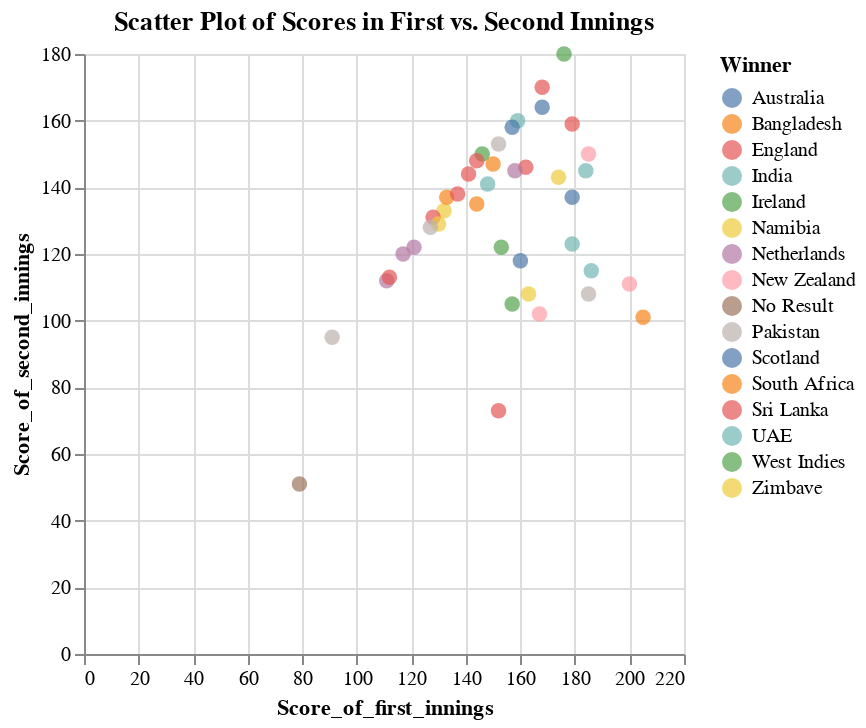

Notebook source saved alongside this figure:
### Code cell
#d) Scatter Chart for Scores in First vs. Second Innings
# Create a scatter plot
scatter_scores = alt.Chart(data).mark_circle(size=60).encode(
    x='Score_of_first_innings',
    y='Score_of_second_innings',
    color='Winner',
    tooltip=['Match_id', 'Team_1', 'Team_2', 'Score_of_first_innings', 'Score_of_second_innings', 'Winner']
).properties(
    title='Scatter Plot of Scores in First vs. Second Innings'
)

scatter_scores

### Figure 1 — Vega-Lite specification as saved in the notebook (floating-point values rounded to 4 significant figures)
{"config": {"view": {"continuousWidth": 300, "continuousHeight": 300}}, "data": {"name": "data-608c9d7a1774a88503f03692cc20091b"}, "mark": {"type": "circle", "size": 60}, "encoding": {"color": {"field": "Winner", "type": "nominal"}, "tooltip": [{"field": "Match_id", "type": "quantitative"}, {"field": "Team_1", "type": "nominal"}, {"field": "Team_2", "type": "nominal"}, {"field": "Score_of_first_innings", "type": "quantitative"}, {"field": "Score_of_second_innings", "type": "quantitative"}, {"field": "Winner", "type": "nominal"}], "x": {"field": "Score_of_first_innings", "type": "quantitative"}, "y": {"field": "Score_of_second_innings", "type": "quantitative"}}, "title": "Scatter Plot of Scores in First vs. Second Innings", "$schema": "https://vega.github.io/schema/vega-lite/v5.17.0.json", "datasets": {"data-608c9d7a1774a88503f03692cc20091b": [{"Match_id": 1, "Team_1": "Namibia", "Team_2": "Sri Lanka", "Venue": "GMHBA Stadium, South Geelong, Victoria", "Stage": "First Round", "Toss_winner": "Sri Lanka", "Toss_decision": "Field", "Score_of_first_innings": 163.0, "Wkts_in_first_innings": "7", "Score_of_second_innings": 108.0, "Wkts_in_second_innings": "10", "Winner": "Namibia", "Won by": "55 Runs", "Player_of_the_match": "Jan Frylinck"}, {"Match_id": 2, "Team_1": "UAE", "Team_2": "Netherlands ", "Venue": "GMHBA Stadium, South Geelong, Victoria", "Stage": "First Round", "Toss_winner": "UAE", "Toss_decision": "Bat", "Score_of_first_innings": 111.0, "Wkts_in_first_innings": "8", "Score_of_second_innings": 112.0, "Wkts_in_second_innings": "7", "Winner": "Netherlands", "Won by": "3 Wickets", "Player_of_the_match": "Bas de Leede"}, {"Match_id": 3, "Team_1": "Scotland", "Team_2": "West Indies", "Venue": "Bellerive Oval, Hobart", "Stage": "First Round", "Toss_winner": "West Indies", "Toss_decision": "Field", "Score_of_first_innings": 160.0, "Wkts_in_first_innings": "5", "Score_of_second_innings": 118.0, "Wkts_in_second_innings": "10", "Winner": "Scotland", "Won by": "42 Runs", "Player_of_the_match": "George Munsey"}, {"Match_id": 4, "Team_1": "Zimbave", "Team_2": "Ireland", "Venue": "Bellerive Oval, Hobart", "Stage": "First Round", "Toss_winner": "Ireland", "Toss_decision": "Field", "Score_of_first_innings": 174.0, "Wkts_in_first_innings": "7", "Score_of_second_innings": 143.0, "Wkts_in_second_innings": "9", "Winner": "Zimbave", "Won by": "31 Runs", "Player_of_the_match": "Sikandar Raza"}, {"Match_id": 5, "Team_1": "Namibia", "Team_2": "Netherlands ", "Venue": "GMHBA Stadium, South Geelong, Victoria", "Stage": "First Round", "Toss_winner": "Namibia", "Toss_decision": "Bat", "Score_of_first_innings": 121.0, "Wkts_in_first_innings": "6", "Score_of_second_innings": 122.0, "Wkts_in_second_innings": "5", "Winner": "Netherlands", "Won by": "5 Wickets", "Player_of_the_match": "\nBas de Leede"}, {"Match_id": 6, "Team_1": "Sri Lanka", "Team_2": "UAE", "Venue": "GMHBA Stadium, South Geelong, Victoria", "Stage": "First Round", "Toss_winner": "UAE", "Toss_decision": "Field", "Score_of_first_innings": 152.0, "Wkts_in_first_innings": "8", "Score_of_second_innings": 73.0, "Wkts_in_second_innings": "10", "Winner": "Sri Lanka", "Won by": "79 Runs", "Player_of_the_match": "Pathum Nissanka"}, {"Match_id": 7, "Team_1": "Scotland", "Team_2": "Ireland", "Venue": "Bellerive Oval, Hobart", "Stage": "First Round", "Toss_winner": "Scotland", "Toss_decision": "Bat", "Score_of_first_innings": 176.0, "Wkts_in_first_innings": "5", "Score_of_second_innings": 180.0, "Wkts_in_second_innings": "4", "Winner": "Ireland", "Won by": "6 Wickets", "Player_of_the_match": "Curtis Campher"}, {"Match_id": 8, "Team_1": "West Indies", "Team_2": "Zimbave", "Venue": "Bellerive Oval, Hobart", "Stage": "First Round", "Toss_winner": "West Indies", "Toss_decision": "Bat", "Score_of_first_innings": 153.0, "Wkts_in_first_innings": "7", "Score_of_second_innings": 122.0, "Wkts_in_second_innings": "10", "Winner": "West Indies", "Won by": "31 Runs", "Player_of_the_match": "Alzarri Joseph"}, {"Match_id": 9, "Team_1": "Sri Lanka", "Team_2": "Netherlands ", "Venue": "GMHBA Stadium, South Geelong, Victoria", "Stage": "First Round", "Toss_winner": "Sri Lanka", "Toss_decision": "Bat", "Score_of_first_innings": 162.0, "Wkts_in_first_innings": "6", "Score_of_second_innings": 146.0, "Wkts_in_second_innings": "9", "Winner": "Sri Lanka", "Won by": "16 Runs", "Player_of_the_match": "Kusal Mendis"}, {"Match_id": 10, "Team_1": "UAE", "Team_2": "Namibia", "Venue": "GMHBA Stadium, South Geelong, Victoria", "Stage": "First Round", "Toss_winner": "UAE", "Toss_decision": "Bat", "Score_of_first_innings": 148.0, "Wkts_in_first_innings": "3", "Score_of_second_innings": 141.0, "Wkts_in_second_innings": "8", "Winner": "UAE", "Won by": "7 Runs", "Player_of_the_match": "Muhammad Waseem"}, {"Match_id": 11, "Team_1": "West Indies", "Team_2": "Ireland", "Venue": "Bellerive Oval, Hobart", "Stage": "First Round", "Toss_winner": "West Indies", "Toss_decision": "Bat", "Score_of_first_innings": 146.0, "Wkts_in_first_innings": "5", "Score_of_second_innings": 150.0, "Wkts_in_second_innings": "1", "Winner": "Ireland", "Won by": "9 Wickets", "Player_of_the_match": "Gareth Delany"}, {"Match_id": 12, "Team_1": "Scotland", "Team_2": "Zimbave", "Venue": "Bellerive Oval, Hobart", "Stage": "Group", "Toss_winner": "Scotland", "Toss_decision": "Bat", "Score_of_first_innings": 132.0, "Wkts_in_first_innings": "6", "Score_of_second_innings": 133.0, "Wkts_in_second_innings": "5", "Winner": "Zimbave", "Won by": "5 Wickets", "Player_of_the_match": "Sikandar Raza"}, {"Match_id": 13, "Team_1": "New Zealand", "Team_2": "Australia", "Venue": "Sydney Cricket Ground, Sydney", "Stage": "Group", "Toss_winner": "Australia", "Toss_decision": "Field", "Score_of_first_innings": 200.0, "Wkts_in_first_innings": "3", "Score_of_second_innings": 111.0, "Wkts_in_second_innings": "10", "Winner": "New Zealand", "Won by": "89 Runs", "Player_of_the_match": "Devon Conway"}, {"Match_id": 14, "Team_1": "Afghanistan", "Team_2": "England", "Venue": "Perth Stadium, Perth", "Stage": "Group", "Toss_winner": "England", "Toss_decision": "Field", "Score_of_first_innings": 112.0, "Wkts_in_first_innings": "10", "Score_of_second_innings": 113.0, "Wkts_in_second_innings": "5", "Winner": "England", "Won by": "5 Wickets", "Player_of_the_match": "Sam Curran"}, {"Match_id": 15, "Team_1": "Ireland", "Team_2": "Sri Lanka", "Venue": "Bellerive Oval, Hobart", "Stage": "Group", "Toss_winner": "Ireland", "Toss_decision": "Bat", "Score_of_first_innings": 128.0, "Wkts_in_first_innings": "8", "Score_of_second_innings": 131.0, "Wkts_in_second_innings": "1", "Winner": "Sri Lanka", "Won by": "9 Wickets", "Player_of_the_match": "Kusal Mendis"}, {"Match_id": 16, "Team_1": "Pakistan", "Team_2": "India", "Venue": "Melbourne Cricket Ground, Melbourne", "Stage": "Group", "Toss_winner": "India", "Toss_decision": "Field", "Score_of_first_innings": 159.0, "Wkts_in_first_innings": "8", "Score_of_second_innings": 160.0, "Wkts_in_second_innings": "6", "Winner": "India", "Won by": "4 Wickets", "Player_of_the_match": "Virat Kohli"}, {"Match_id": 17, "Team_1": "Bangladesh", "Team_2": "Netherlands ", "Venue": "Bellerive Oval, Hobart", "Stage": "Group", "Toss_winner": "Netherlands", "Toss_decision": "Field", "Score_of_first_innings": 144.0, "Wkts_in_first_innings": "8", "Score_of_second_innings": 135.0, "Wkts_in_second_innings": "10", "Winner": "Bangladesh", "Won by": "9 Runs", "Player_of_the_match": "Taskin Ahmed"}, {"Match_id": 18, "Team_1": "Zimbave", "Team_2": "South Africa", "Venue": "Bellerive Oval, Hobart", "Stage": "Group", "Toss_winner": "Zimbave", "Toss_decision": "Bat", "Score_of_first_innings": 79.0, "Wkts_in_first_innings": "5", "Score_of_second_innings": 51.0, "Wkts_in_second_innings": "0", "Winner": "No Result", "Won by": "No Result", "Player_of_the_match": "_"}, {"Match_id": 19, "Team_1": "Sri Lanka", "Team_2": "Australia", "Venue": "Perth Stadium, Perth", "Stage": "Group", "Toss_winner": "Australia", "Toss_decision": "Field", "Score_of_first_innings": 157.0, "Wkts_in_first_innings": "6", "Score_of_second_innings": 158.0, "Wkts_in_second_innings": "3", "Winner": "Australia", "Won by": "7 Wickets", "Player_of_the_match": "Marcus Stoinis"}, {"Match_id": 20, "Team_1": "Ireland", "Team_2": "England", "Venue": "Melbourne Cricket Ground, Melbourne", "Stage": "Group", "Toss_winner": "England", "Toss_decision": "Field", "Score_of_first_innings": 157.0, "Wkts_in_first_innings": "10", "Score_of_second_innings": 105.0, "Wkts_in_second_innings": "5", "Winner": "Ireland", "Won by": "5 Runs", "Player_of_the_match": "Andrew Balbirnie"}, {"Match_id": 21, "Team_1": "Afghanistan", "Team_2": "New Zealand", "Venue": "Melbourne Cricket Ground, Melbourne", "Stage": "Group", "Toss_winner": "_", "Toss_decision": "_", "Score_of_first_innings": null, "Wkts_in_first_innings": "_", "Score_of_second_innings": null, "Wkts_in_second_innings": "_", "Winner": "No Result", "Won by": "No Result", "Player_of_the_match": "_"}, {"Match_id": 22, "Team_1": "South Africa", "Team_2": "Bangladesh", "Venue": "Sydney Cricket Ground, Sydney", "Stage": "Group", "Toss_winner": "South Africa", "Toss_decision": "Bat", "Score_of_first_innings": 205.0, "Wkts_in_first_innings": "5", "Score_of_second_innings": 101.0, "Wkts_in_second_innings": "10", "Winner": "South Africa", "Won by": "104 Runs", "Player_of_the_match": "Rilee Rossouw"}, {"Match_id": 23, "Team_1": "India", "Team_2": "Netherlands ", "Venue": "Sydney Cricket Ground, Sydney", "Stage": "Group", "Toss_winner": "India", "Toss_decision": "Bat", "Score_of_first_innings": 179.0, "Wkts_in_first_innings": "2", "Score_of_second_innings": 123.0, "Wkts_in_second_innings": "9", "Winner": "India", "Won by": "56 Runs", "Player_of_the_match": "Suryakumar Yadav"}, {"Match_id": 24, "Team_1": "Zimbave", "Team_2": "Pakistan", "Venue": "Perth Stadium, Perth", "Stage": "Group", "Toss_winner": "Zimbave", "Toss_decision": "Bat", "Score_of_first_innings": 130.0, "Wkts_in_first_innings": "8", "Score_of_second_innings": 129.0, "Wkts_in_second_innings": "8", "Winner": "Zimbave", "Won by": "1 Run", "Player_of_the_match": "Sikandar Raza"}, {"Match_id": 25, "Team_1": "Afghanistan", "Team_2": "Ireland", "Venue": "Melbourne Cricket Ground, Melbourne", "Stage": "Group", "Toss_winner": "_", "Toss_decision": "_", "Score_of_first_innings": null, "Wkts_in_first_innings": "_", "Score_of_second_innings": null, "Wkts_in_second_innings": "_", "Winner": "No Result", "Won by": "No Result", "Player_of_the_match": "_"}, {"Match_id": 26, "Team_1": "Australia", "Team_2": "England", "Venue": "Melbourne Cricket Ground, Melbourne", "Stage": "Group", "Toss_winner": "_", "Toss_decision": "_", "Score_of_first_innings": null, "Wkts_in_first_innings": "_", "Score_of_second_innings": null, "Wkts_in_second_innings": "_", "Winner": "No Result", "Won by": "No Result", "Player_of_the_match": "_"}, {"Match_id": 27, "Team_1": "New Zealand", "Team_2": "Sri Lanka", "Venue": "Sydney Cricket Ground, Sydney", "Stage": "Group", "Toss_winner": "New Zealand", "Toss_decision": "Bat", "Score_of_first_innings": 167.0, "Wkts_in_first_innings": "7", "Score_of_second_innings": 102.0, "Wkts_in_second_innings": "10", "Winner": "New Zealand", "Won by": "65 Runs", "Player_of_the_match": "Glenn phillips"}, {"Match_id": 28, "Team_1": "Bangladesh", "Team_2": "Zimbave", "Venue": "The Gabba, Brisbane", "Stage": "Group", "Toss_winner": "Bangladesh", "Toss_decision": "Bat", "Score_of_first_innings": 150.0, "Wkts_in_first_innings": "7", "Score_of_second_innings": 147.0, "Wkts_in_second_innings": "8", "Winner": "Bangladesh", "Won by": "3 Runs", "Player_of_the_match": "Taskin Ahmed"}, {"Match_id": 29, "Team_1": "Netherlands", "Team_2": "Pakistan", "Venue": "Perth Stadium, Perth", "Stage": "Group", "Toss_winner": "Netherlands", "Toss_decision": "Bat", "Score_of_first_innings": 91.0, "Wkts_in_first_innings": "9", "Score_of_second_innings": 95.0, "Wkts_in_second_innings": "4", "Winner": "Pakistan", "Won by": "6 Wickets", "Player_of_the_match": "Shadab Khan"}, {"Match_id": 30, "Team_1": "India", "Team_2": "South Africa", "Venue": "Perth Stadium, Perth", "Stage": "Group", "Toss_winner": "India", "Toss_decision": "Bat", "Score_of_first_innings": 133.0, "Wkts_in_first_innings": "9", "Score_of_second_innings": 137.0, "Wkts_in_second_innings": "5", "Winner": "South Africa", "Won by": "5 Wickets", "Player_of_the_match": "Lungi Ngidi"}, {"Match_id": 31, "Team_1": "Australia", "Team_2": "Ireland", "Venue": "The Gabba, Brisbane", "Stage": "Group", "Toss_winner": "Ireland", "Toss_decision": "Field", "Score_of_first_innings": 179.0, "Wkts_in_first_innings": "5", "Score_of_second_innings": 137.0, "Wkts_in_second_innings": "10", "Winner": "Australia", "Won by": "42 Runs", "Player_of_the_match": "Aaron Finch"}, {"Match_id": 32, "Team_1": "Afghanistan", "Team_2": "Sri Lanka", "Venue": "The Gabba, Brisbane", "Stage": "Group", "Toss_winner": "Afghanistan", "Toss_decision": "Bat", "Score_of_first_innings": 144.0, "Wkts_in_first_innings": "8", "Score_of_second_innings": 148.0, "Wkts_in_second_innings": "4", "Winner": "Sri Lanka", "Won by": "6 Wickets", "Player_of_the_match": "Wanindu Hasaranga"}, {"Match_id": 33, "Team_1": "England", "Team_2": "New Zealand", "Venue": "The Gabba, Brisbane", "Stage": "Group", "Toss_winner": "England", "Toss_decision": "Bat", "Score_of_first_innings": 179.0, "Wkts_in_first_innings": "6", "Score_of_second_innings": 159.0, "Wkts_in_second_innings": "6", "Winner": "England", "Won by": "20 Runs", "Player_of_the_match": "Jos Buttler"}, {"Match_id": 34, "Team_1": "Zimbave", "Team_2": "Netherlands ", "Venue": "Adelaide Oval, Adelaide", "Stage": "Group", "Toss_winner": "Zimbave", "Toss_decision": "Bat", "Score_of_first_innings": 117.0, "Wkts_in_first_innings": "10", "Score_of_second_innings": 120.0, "Wkts_in_second_innings": "5", "Winner": "Netherlands", "Won by": "5 Wickets", "Player_of_the_match": "Max O'Dowd"}, {"Match_id": 35, "Team_1": "India", "Team_2": "Bangladesh", "Venue": "Adelaide Oval, Adelaide", "Stage": "Group", "Toss_winner": "Bangladesh", "Toss_decision": "Field", "Score_of_first_innings": 184.0, "Wkts_in_first_innings": "6", "Score_of_second_innings": 145.0, "Wkts_in_second_innings": "6", "Winner": "India", "Won by": "5 Runs", "Player_of_the_match": "Virat Kohli"}, {"Match_id": 36, "Team_1": "Pakistan", "Team_2": "South Africa", "Venue": "Sydney Cricket Ground, Sydney", "Stage": "Group", "Toss_winner": "Pakistan", "Toss_decision": "Bat", "Score_of_first_innings": 185.0, "Wkts_in_first_innings": "9", "Score_of_second_innings": 108.0, "Wkts_in_second_innings": "9", "Winner": "Pakistan", "Won by": "33 Runs", "Player_of_the_match": "Shadab Khan"}, {"Match_id": 37, "Team_1": "New Zealand", "Team_2": "Ireland", "Venue": "Adelaide Oval, Adelaide", "Stage": "Group", "Toss_winner": "Ireland", "Toss_decision": "Field", "Score_of_first_innings": 185.0, "Wkts_in_first_innings": "6", "Score_of_second_innings": 150.0, "Wkts_in_second_innings": "9", "Winner": "New Zealand", "Won by": "35 Runs", "Player_of_the_match": "Kane Williamson"}, {"Match_id": 38, "Team_1": "Australia", "Team_2": "Afghanistan", "Venue": "Adelaide Oval, Adelaide", "Stage": "Group", "Toss_winner": "Afghanistan", "Toss_decision": "Field", "Score_of_first_innings": 168.0, "Wkts_in_first_innings": "8", "Score_of_second_innings": 164.0, "Wkts_in_second_innings": "7", "Winner": "Australia", "Won by": "4 Runs", "Player_of_the_match": "Glenn Maxwell"}, {"Match_id": 39, "Team_1": "Sri Lanka", "Team_2": "England", "Venue": "Sydney Cricket Ground, Sydney", "Stage": "Group", "Toss_winner": "Sri Lanka", "Toss_decision": "Bat", "Score_of_first_innings": 141.0, "Wkts_in_first_innings": "8", "Score_of_second_innings": 144.0, "Wkts_in_second_innings": "6", "Winner": "England", "Won by": "4 Wickets", "Player_of_the_match": "Adil Rashid"}, {"Match_id": 40, "Team_1": "Netherlands", "Team_2": "South Africa", "Venue": "Adelaide Oval, Adelaide", "Stage": "Group", "Toss_winner": "South Africa", "Toss_decision": "Field", "Score_of_first_innings": 158.0, "Wkts_in_first_innings": "4", "Score_of_second_innings": 145.0, "Wkts_in_second_innings": "8", "Winner": "Netherlands", "Won by": "13 Runs", "Player_of_the_match": "Colin Ackermann"}, {"Match_id": 41, "Team_1": "Bangladesh", "Team_2": "Pakistan", "Venue": "Adelaide Oval, Adelaide", "Stage": "Group", "Toss_winner": "Bangladesh", "Toss_decision": "Bat", "Score_of_first_innings": 127.0, "Wkts_in_first_innings": "8", "Score_of_second_innings": 128.0, "Wkts_in_second_innings": "5", "Winner": "Pakistan", "Won by": "5 Wickets", "Player_of_the_match": "Shaheen Afridi"}, {"Match_id": 42, "Team_1": "India", "Team_2": "Zimbave", "Venue": "Melbourne Cricket Ground, Melbourne", "Stage": "Group", "Toss_winner": "India", "Toss_decision": "Bat", "Score_of_first_innings": 186.0, "Wkts_in_first_innings": "5", "Score_of_second_innings": 115.0, "Wkts_in_second_innings": "10", "Winner": "India", "Won by": "71 Runs", "Player_of_the_match": "Suryakumar Yadav"}, {"Match_id": 43, "Team_1": "New Zealand", "Team_2": "Pakistan", "Venue": "Sydney Cricket Ground, Sydney", "Stage": "Semi Final", "Toss_winner": "New Zealand", "Toss_decision": "Bat", "Score_of_first_innings": 152.0, "Wkts_in_first_innings": "4", "Score_of_second_innings": 153.0, "Wkts_in_second_innings": "3", "Winner": "Pakistan", "Won by": "7 Wickets", "Player_of_the_match": "Mohammed Rizwan"}, {"Match_id": 44, "Team_1": "India", "Team_2": "England", "Venue": "Adelaide Oval, Adelaide", "Stage": "Semi Final", "Toss_winner": "England", "Toss_decision": "Field", "Score_of_first_innings": 168.0, "Wkts_in_first_innings": "6", "Score_of_second_innings": 170.0, "Wkts_in_second_innings": "0", "Winner": "England", "Won by": "10 Wickets", "Player_of_the_match": "Alex Hales"}, {"Match_id": 45, "Team_1": "England", "Team_2": "Pakistan", "Venue": "Melbourne Cricket Ground, Melbourne", "Stage": "Final", "Toss_winner": "England", "Toss_decision": "Field", "Score_of_first_innings": 137.0, "Wkts_in_first_innings": "8", "Score_of_second_innings": 138.0, "Wkts_in_second_innings": "5", "Winner": "England", "Won by": "5 Wickets", "Player_of_the_match": "Sam Curran"}]}}
